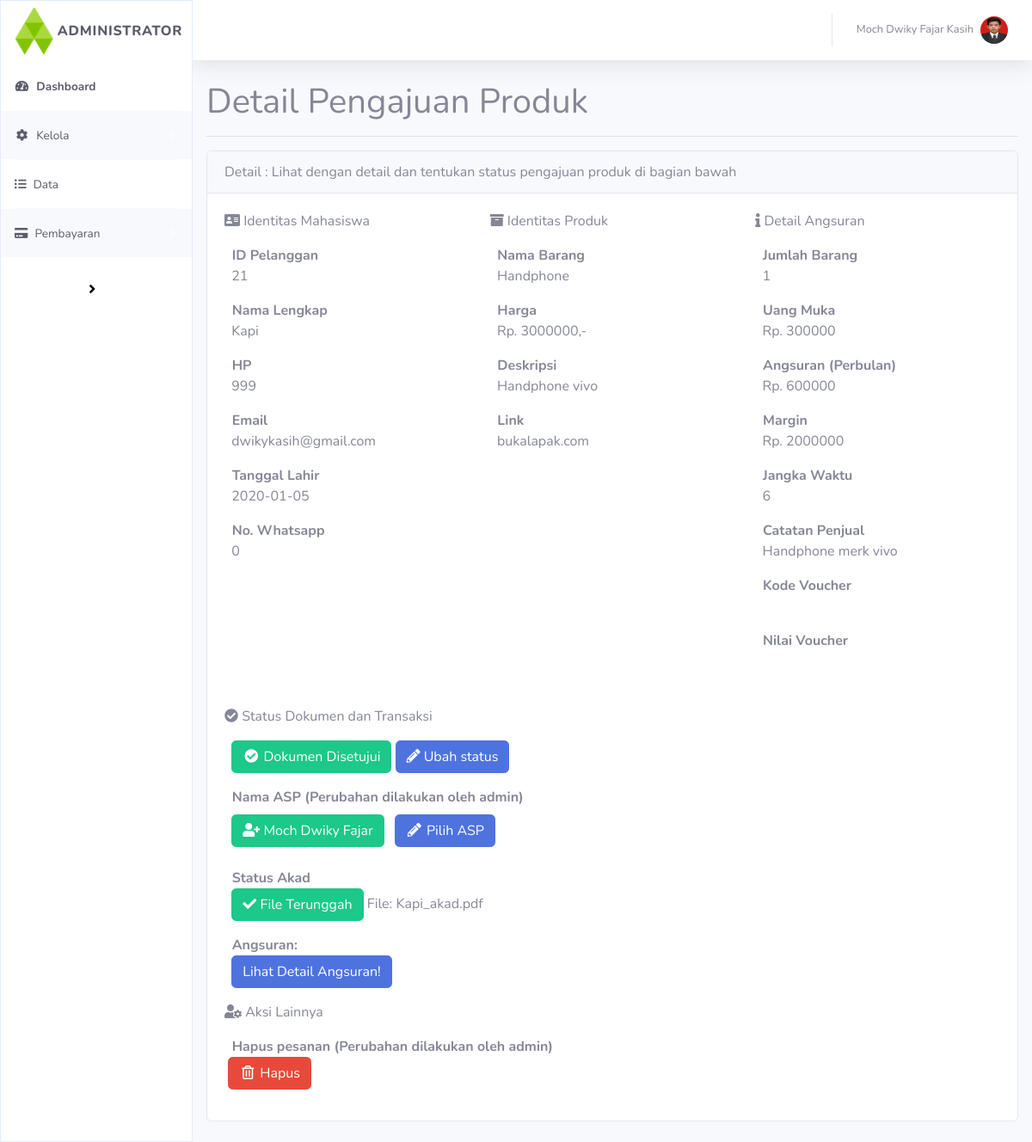
Page /detail?detail_id=21 on the committed database.
### tables this page shows
CREATE TABLE `pengajuan` (
  `id_pelanggan` int(11) NOT NULL,
  `status` tinyint(4) NOT NULL DEFAULT 0,
  `nama` varchar(128) NOT NULL,
  `barang` varchar(150) NOT NULL,
  `tgl_persetujuan` date NOT NULL,
  `hp` int(15) NOT NULL,
  `email` varchar(50) NOT NULL,
  `tgl_lahir` date NOT NULL,
  `whatsapp` int(20) NOT NULL,
  `harga` bigint(20) NOT NULL,
  `deskripsi` text NOT NULL,
  `link` varchar(255) NOT NULL,
  `jumlah_barang` int(100) NOT NULL,
  `dp` bigint(20) NOT NULL,
  `angsuran` bigint(20) NOT NULL,
  `margin` bigint(20) NOT NULL,
  `jangka_waktu` int(11) NOT NULL,
  `catatan_penjual` text NOT NULL,
  `kode_voucher` varchar(100) NOT NULL,
  `nilai_voucher` varchar(100) NOT NULL,
  `catatan_admin` text NOT NULL,
  `asp` varchar(255) NOT NULL DEFAULT '0',
  `status_trx` tinyint(4) NOT NULL,
  `akad` varchar(255) NOT NULL DEFAULT '0',
  `tgl_sekarang` date NOT NULL,
  `tgl_awal` date NOT NULL,
  `tgl_akhir` date NOT NULL,
  `catatan_akad` text NOT NULL,
  `tgl_akad` date NOT NULL,
  `file_akad` varchar(255) NOT NULL DEFAULT '0',
  `alamat` varchar(255) NOT NULL,
  `universitas` varchar(255) NOT NULL
);

### application/controllers/Detail.php (called while the page is built, shortened)
<?php
class Detail extends CI_Controller{
    public function __construct()
	{
        $this->load->model('m_data');
	}
    public function index()
    {
        $data ['detail'] = $this->m_data->detailPengajuan();
        $this->load->view('templates/v_header');
        $this->load->view('templates/v_sidebar');
        $this->load->view('templates/v_navbar');
        $this->load->view('kelola/v_detail_pengajuan', $data);
    }
}
?>

### index.php (called while the page is built, shortened)
<?php
require_once BASEPATH.'core/CodeIgniter.php';

### application/models/m_data.php (called while the page is built, shortened)
<?php defined('BASEPATH') OR exit('No direct script access allowed');
class M_data extends CI_Model
{
    public function detailPengajuan()
    {
        $id = $_GET["detail_id"];
        $query = $this->db->get_where('pengajuan', array('id_pelanggan' => $id));
        return $query->result_array();
    }
}

### application/views/kelola/v_detail_pengajuan.php (the view, shortened to what this page needs)
<div class="m-3">
<h1>Detail Pengajuan Produk</h1>
<hr></div>
<div class="card mb-4 m-3">
  <div class="card-header">
    Detail : Lihat dengan detail dan tentukan status pengajuan produk di bagian bawah
  </div>
  <div class="card-body">
    <div class="row">
        <div class="col">
    <p>
        <i class="fa fa-address-card"></i>
         Identitas Mahasiswa
    </p>
    <?php foreach ($detail as $d )  :?>
    <p>
        <b>&nbsp ID Pelanggan</b><br>
        &nbsp <?= $d['id_pelanggan'];?>
    </p>
    <p>
        <b>&nbsp Nama Lengkap</b><br>
        &nbsp <?= $d['nama'] ?>
    </p>
    <p>
        <b>&nbsp HP</b><br>
        &nbsp <?= $d['hp'];?>
    </p>
    <p>
        <b>&nbsp Email</b><br>
        &nbsp <?= $d['email'];?>
    </p>
    <p>
        <b>&nbsp Tanggal Lahir</b><br>
        &nbsp <?= $d['tgl_lahir'];?>
    </p>
    <p>
        <b>&nbsp No. Whatsapp</b><br>
        &nbsp <?= $d['whatsapp'];?>
    </p></div>
        <div class="col">
    <p>
        <i class="fa fa-archive"></i>
         Identitas Produk
    </p>
    <p>
        <b>&nbsp Nama Barang</b><br>
        &nbsp <?= $d['barang'];?>
    </p>
    <p>
        <b>&nbsp Harga</b><br>
        &nbsp Rp. <?= $d['harga'];?>,-
    </p>
    <p>
        <b>&nbsp Deskripsi</b><br>
        &nbsp <?= $d['deskripsi'];?>
    </p>
    <p>
        <b>&nbsp Link</b><br>
        &nbsp <?= $d['link'];?>
    </p>
        </div>
        <div class="col">
    <p>
        <i class="fa fa-info"></i>
         Detail Angsuran
    </p>
    <p>
        <b>&nbsp Jumlah Barang</b><br>
        &nbsp <?= $d['jumlah_barang'];?>
    </p>
    <p>
        <b>&nbsp Uang Muka</b><br>
        <?php
        $h = $d['harga'];
        $dp = 10/100;
        $um = $h * $dp;
        echo "Rp. ".$um;
        ?>
    </p>
    <p>
        <b>&nbsp Angsuran (Perbulan)</b><br>
        &nbsp <?php
          $jangka = $d['jangka_waktu'];
          $harga = $d['harga'];
          $angsuran = ($harga * 1.2) / $jangka;
          echo "Rp. ".$angsuran;
        ?>
    </p>
    <p>
        <b>&nbsp Margin</b><br>
        &nbsp Rp. <?= $d['margin'];?>
    </p>
    <p>
        <b>&nbsp Jangka Waktu</b><br>
        &nbsp <?= $d['jangka_waktu'];?>
    </p>
    <p>
        <b>&nbsp Catatan Penjual</b><br>
        &nbsp <?= $d['catatan_penjual'];?>
    </p>
    <p>
        <b>&nbsp Kode Voucher</b><br>
    </p>
    <p>
        <b>&nbsp Nilai Voucher</b><br>
    </p>
        </div>
    </div>
    <br>
    <p>
    	<i class="fa fa-check-circle"></i>
    	 Status Dokumen dan Transaksi
    </p>
    <p>
        <?php $stat = $d['status']; ?>
    	<?php if ($stat == '1') {
            echo "&nbsp <button class='btn btn-success'><i class='fa fa-fw fa-check-circle'></i> Dokumen Disetujui</button>";
        }elseif($stat == '2'){
            echo "&nbsp <button class='btn btn-danger'><i class='fas fa-fw fa-exclamation'></i> Dokumen Ditolak</button>";
        }else{
            echo "&nbsp <button class='btn btn-primary'><i class='fas fa-fw fa-exclamation'></i> Dokumen Diverifikasi</button>";
        }?>
    	<button class="btn btn-primary" data-toggle="modal" data-target="#exampleModal"><i class="fas fa-pencil-alt"></i> Ubah status</button>
    </p>
    <p>
    	<b>&nbsp Nama ASP (Perubahan dilakukan oleh admin)</b><br>
      <?php
        $asp = $d['asp'];
        if($asp == '0'){
          echo "";
        }else{
          echo "&nbsp <button class='btn btn-success'><i class='fas fa-fw fa-user-plus'></i> " .$asp."</button>";
        }
        ?>
        <?php
        if($stat == 1){
            echo "<button class='btn btn-primary m-2' data-toggle='modal' data-target='#pilihAspModal'><i class='fas fa-fw fa-pencil-alt'></i> Pilih ASP</button>";
        }else{
            echo "<button class='btn btn-danger m-2'><i class='fas fa-exclamation'></i> Dokumen Belum Disetujui</button>";
        }
        ?>
    </p>
    <p>
    	<?php
      $id = $d['id_pelanggan'];
      $nama = $d['nama'];
      $akad = $d['file_akad'];
      if($asp == '0'){
        echo "&nbsp <button class='btn btn-danger'><i class='fas fa-fw fa-exclamation'></i> ASP Belum Ditentukan</button>";
      }else{
        if($akad == '0'){
        echo "<form method='post' action='kelola/akad'>
        <b>&nbsp Ekspor Akad (Hasilkan file Akad)</b><br>
                <input type='hidden' name='detail_id' value='$id'>
                <input type='hidden' name='nama' value='$nama'>&nbsp
                <button class='btn btn-warning' type='submit'><i class='fas fa-file'></i> Ekspor File PDF</button>
              </form><br>
              <b>&nbsp Unggah Akad (Unggah Akad yang telah diekspor)</b><br>
              &nbsp <button class='btn btn-primary' data-toggle='modal' data-target='#akadModal'><i class='fas fa-upload'></i> Unggah Akad</button>";
        }else{
          echo "
          <b>&nbsp Status Akad</b><br>
          &nbsp <button class='btn btn-success' title='$akad'><i class='fas fa-check'></i> File Terunggah</button>
          <span>File: $akad</span>";
        }
      }
      ?>
    </p>
    <p>
      <?php
        if($akad == '0'){
          echo "<b>&nbsp Angsuran: </b><br>&nbsp <button class='btn btn-danger'>Akad belum diunggah!</button>";
        }else{
          echo "
          <form method='post' action='kelola/detail_angsuran'>
          <b>&nbsp Angsuran: </b><br>
          <input type='hidden' name='detail_id' value='$id'>&nbsp
          <button type='submit' class='btn btn-primary'>Lihat Detail Angsuran!</button>
          </form>";
        }
      ?>
    </p>
        <p>
    	<i class="fas fa-user-cog"></i>
    	 Aksi Lainnya
    </p>
    <p>
    	<b>&nbsp Hapus pesanan (Perubahan dilakukan oleh admin)</b><br>
        <?php
            echo "
            <a href= javascript:confirmDelete('delete?delete_id=$id')>&nbsp<button class='btn btn-danger'><i class='far fa-fw fa-trash-alt'></i> Hapus</button></a>";
        ?>
    </p>
	</div>
</div>
<?php endforeach; ?>

### application/views/templates/v_header.php (shortened to what this page needs)
<!DOCTYPE html>
<html lang="en">
<head>
  <link href="<?= base_url('assets/vendor/fontawesome-free/css/all.min.css');?>" rel="stylesheet" type="text/css">
  <link href="<?= base_url('assets/css/sb-admin-2.min.css');?>" rel="stylesheet">
</head>

### application/views/templates/v_sidebar.php (shortened to what this page needs)
<body id="page-top">
  <div id="wrapper">
    <ul class="navbar-nav sidebar sidebar-dark accordion" id="accordionSidebar" style="border: 1px #e3edfa solid;">
      <a class="sidebar-brand d-flex align-items-center justify-content-center" href="<?= base_url('admin');?>">
        <div class="sidebar-brand-icon">
          <img src="<?= base_url('assets/img/angsur1.png');?>" width="55px" height="55px">
        </div>
        <div class="sidebar-brand-text mx-0 text-dark">Administrator</div>
      </a>
      <hr class="sidebar-divider my-0">
      <li class="nav-item active">
        <a class="nav-link text-dark" href="<?= base_url('admin')?>">
          <i class="fas fa-fw fa-tachometer-alt text-dark"></i>
          <span>Dashboard</span></a>
      </li>
      <li class="nav-item bg-light">
        <a class="text-dark nav-link collapsed" href="#" data-toggle="collapse" data-target="#collapseTwo" aria-expanded="true" aria-controls="collapseTwo">
          <i class="fas fa-fw fa-cog text-dark"></i>
          <span>Kelola</span>
        </a>
      </li>
      <hr class="sidebar-divider my-0 bg-light">
      <li class="nav-item">
        <a class="nav-link collapsed text-dark" href="#" data-toggle="collapse" data-target="#collapseUtilities" aria-expanded="true" aria-controls="collapseUtilities">
          <i class="fa fa-list-ul text-dark"></i>
          <span>Data</span>
        </a>
      </li>
      <li class="nav-item bg-light">
        <a class="nav-link collapsed text-dark" href="#" data-toggle="collapse" data-target="#collapsePages" aria-expanded="true" aria-controls="collapsePages">
          <i class="fa fa-credit-card text-dark"></i>
          <span>Pembayaran</span>
        </a>
      </li>
      <hr class="sidebar-divider d-none d-md-block">
      <div class="text-center d-none d-md-inline">
        <button class="rounded-circle border-0" id="sidebarToggle"><i class="fa fa-angle-right"></i></button>
      </div>
    </ul>

### application/views/templates/v_navbar.php (shortened to what this page needs)
<div id="content-wrapper" class="d-flex flex-column">
  <div id="content">
    <nav class="navbar navbar-expand navbar-light bg-white topbar mb-4 static-top shadow">
      <ul class="navbar-nav ml-auto">
        <li class="nav-item dropdown no-arrow">
          <a class="nav-link dropdown-toggle" href="#" id="userDropdown" role="button" data-toggle="dropdown" aria-haspopup="true" aria-expanded="false">
            <span class="mr-2 d-none d-lg-inline text-gray-600 small">Moch Dwiky Fajar Kasih</span>
            <img class="img-profile rounded-circle" src="<?= base_url('assets/img/dwiky.jpg')?>">
          </a>
        </li>
      </ul>
    </nav>

### rows in the picture
pengajuan: id_pelanggan "21", nama "Kapi", hp "999", email "dwikykasih@gmail.com", tgl_lahir "2020-01-05", whatsapp "0", barang "Handphone", harga "3000000", deskripsi "Handphone vivo", link "bukalapak.com", jumlah_barang "1", harga "300000", angsuran "600000", margin "2000000", jangka_waktu "6", catatan_penjual "Handphone merk vivo", status 1 (drawn), asp "Moch Dwiky Fajar", file_akad "Kapi_akad.pdf"
